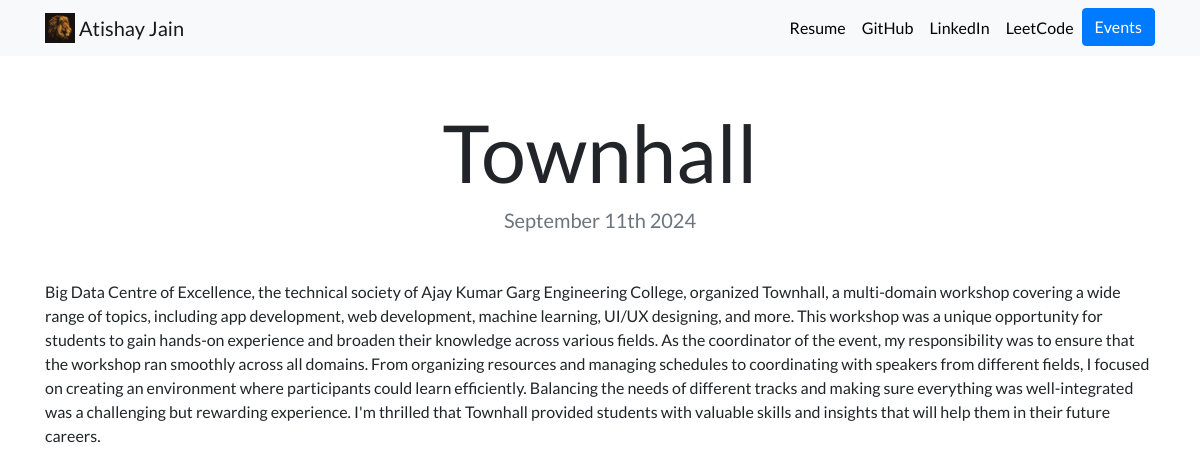
The app's page /blog/2/ with its own data.
### blog/models.py (models this page shows, shortened)
class Blog(models.Model):
    title=models.CharField(max_length=200)
    description=models.TextField()
    date=models.DateField()

### blog/views.py (the view)
# urls.py: path('<int:blog_id>/',views.detail, name='detail'),
def detail(request,blog_id):
    blog=get_object_or_404(Blog, pk=blog_id)
    return render(request, 'blog/detail.html', {'blog':blog})

### blog/templates/blog/detail.html
{% extends "portfolio/base.html" %}
{% load static %}
{% block content %}
<h1 class="text-center mt-5" id="blogdetailtitle">{{ blog.title }}</h1>
<h5 class="text-center text-muted mb-5">{{ blog.date|date:'F jS Y' }}</h5>
{{ blog.description|safe }}
{% endblock %}

### portfolio/static/portfolio/custom.css (style rules this page uses)
body { font-family: 'Lato', sans-serif; }
@media (min-width: 992px) { #blogdetailtitle { font-size: 5rem; } }

### records on screen
Blog: title "Townhall", date "September 11th 2024", description "Big Data Centre of Excellence, the technical society of Ajay Kumar Garg Engineering College, organized Townhall, a multi-domain workshop covering a wide range of topics, including app development, web development, machine learning, UI/UX designing, and more. This workshop was a unique opportunity for students to gain hands-on experience and broaden their knowledge across various fields. As the coordinator of the event, my responsibility was to ensure that the workshop ran smoothly across all domains. From organizing resources and managing schedules to coordinating with speakers from different fields, I focused on creating an environment where participants could learn efficiently. Balancing…"
